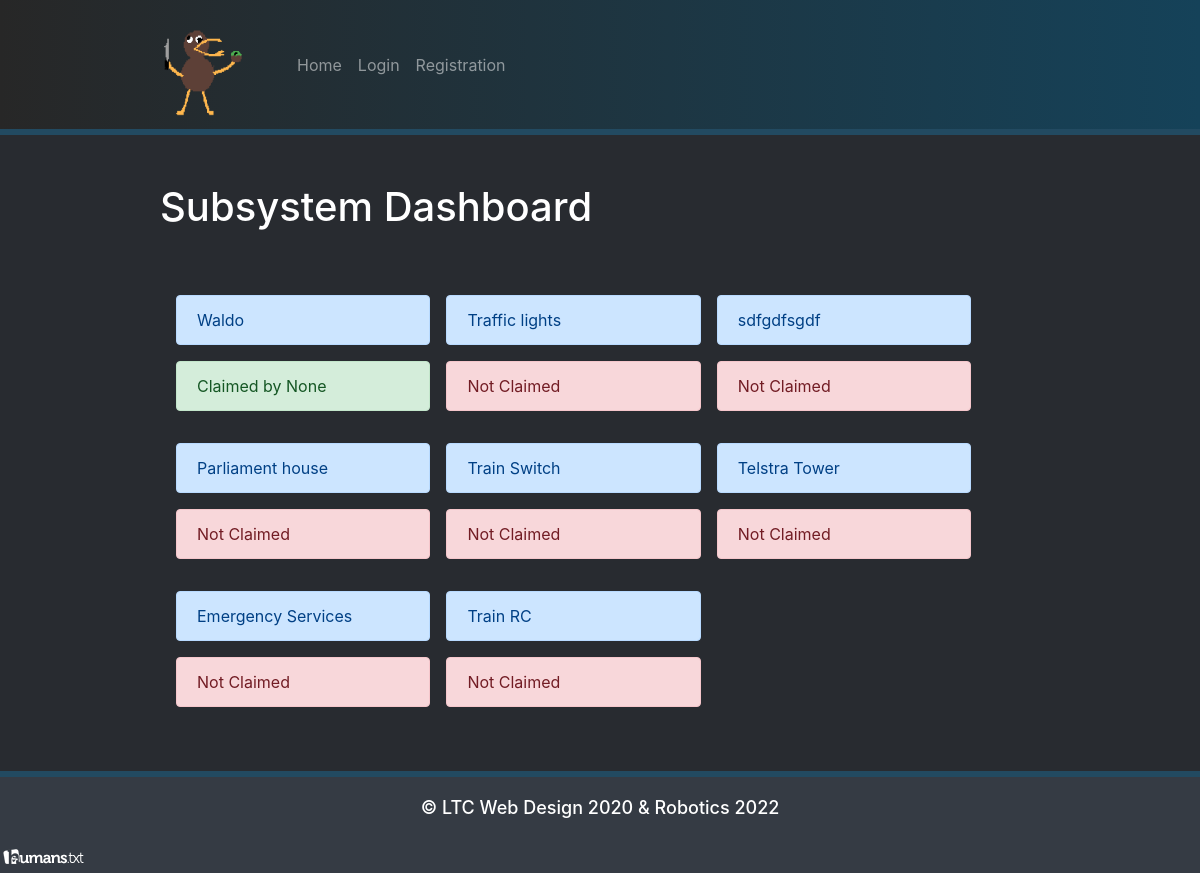
Before: /report/dashboard with the older database file.
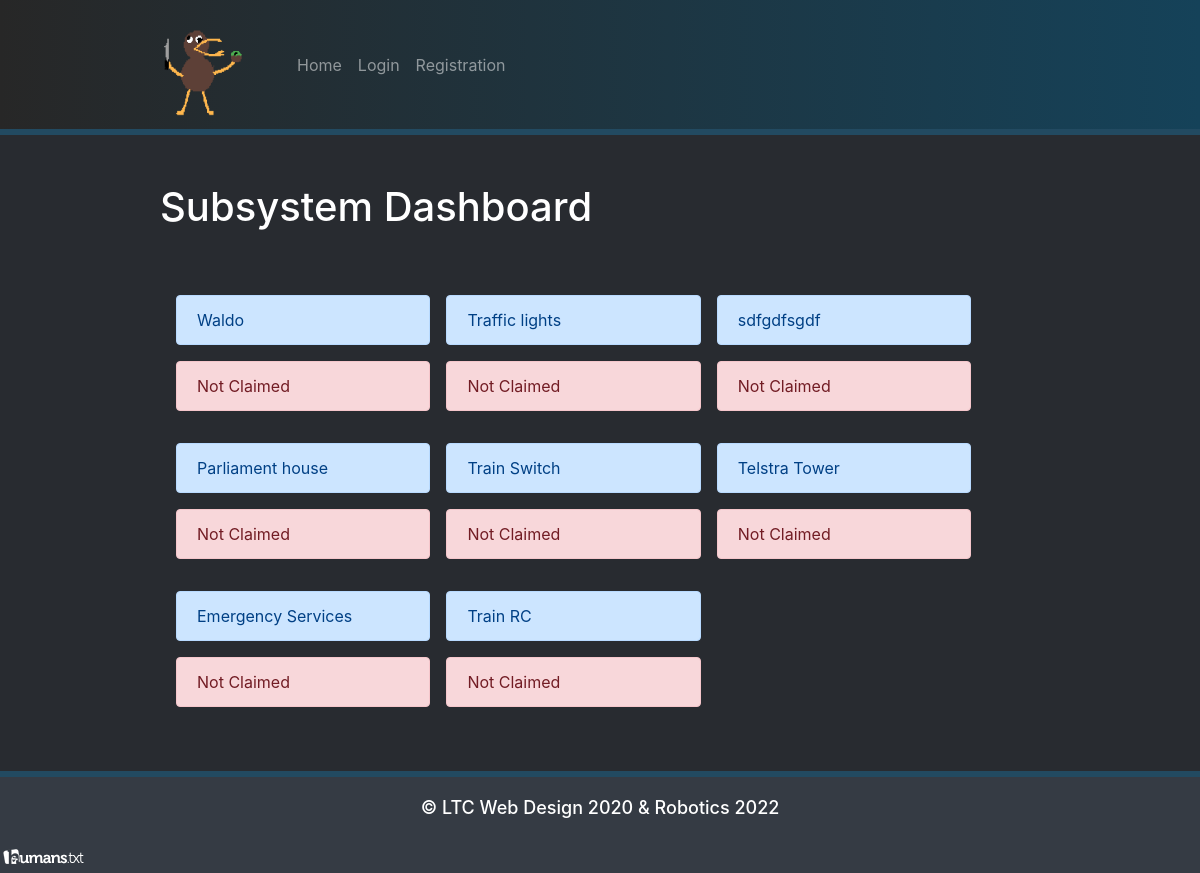
After: the same page with the newer database file.
### models.py (models this page shows, shortened)
class CTFSubSystems(db.Model):
    subsystemid = db.Column(db.Integer, primary_key=True)
    title = db.Column(db.String(64), index=True, unique=True)
    description = db.Column(db.String(256), index=True, unique=True)
    Owner = db.Column(db.String(64), index=True, unique=False)
    score = db.Column(db.Integer, index=True, unique=False)
    status = db.Column(db.Boolean, index=True, unique=False)
    Code = db.Column(db.String(11), index=True, unique=True)

### bp_game_management.py (the view)
@game_management_blueprint.route('/report/dashboard')
def dashboard():
    subsystems = text('select title, Owner, Status from ctf_sub_systems')
    result = db.engine.execute(subsystems)
    subsystem_list = []
    for row in result:
        subsystem_list.append(row)
    return render_template('dashboard.html', Title='Subsystem Dashboard', user=current_user, subsystems=subsystem_list)

### templates/dashboard.html (shortened to what this page needs)
{% extends 'base.html' %}
{% block header %}
    <link rel="stylesheet" href="/static/css/dashboard.css">
    <h1>{{ Title }}</h1>
{% endblock %}
{% block content %}
    <div class="grid-container">
        {% for module in subsystems %}
            <span>
            <div class="alert alert-primary"> {{ module[0] }}</div>
                {% if module[2] == None %}
                    <div class="alert alert-danger">Not Claimed</div>
                {% else %}
                    <div class="alert alert-success">Claimed by {{ module[1] }}</div>
                {% endif %}
            </span>
        {% endfor %}
    </div>
{% endblock %}

### templates/base.html (shortened to what this page needs)
<!DOCTYPE html>
<html lang="en">
<head>
    <link rel="stylesheet" href="/static/css/bootstrap.min.css">
</head>
<body style="background-color: #282b30">
<nav class="navbar navbar-expand-lg navbar-dark"
     style="background-image: linear-gradient(to right, #272727, #154259); padding-left: 150px"><a class="navbar-brand"
                                                                                                   href="/"><img
        src="/static/Attack_of_the_Kiwis.png" width="103" height="103" alt="Blackout Logo"></a>
    <div class="collapse navbar-collapse" id="navbarSupportedContent">
        <ul class="navbar-nav mr-auto">
            <li class="nav-item" style="padding-left: 20px"><a class="nav-link" href="/">Home <span class="sr-only">(current)</span></a>
            </li>
            {% if user.is_anonymous %}
                <li class="nav-item"><a class="nav-link" href="/login">Login</a></li>
                <li class="nav-item"><a class="nav-link" href="/registerUser">Registration</a></li>
            {% endif %}
        </ul>
    </div>
</nav>
<h1 style="border-top: #224a61 6px solid"></h1>
<section class="content" style="padding-left: 10em; padding-bottom: 2em;padding-right: 10em">
    <header>
        {% block header %}{% endblock %}
    </header>
    {% block content %}{% endblock %}
</section>
<footer style="padding-top: 20px; background-color: #353b44; border-top: 6px solid #224a61;">
    <h2 style="padding-bottom: 15px; text-align: center; font-size: 18px; color: white"> © LTC Web Design 2020 & Robotics 2022 </h2>
    <a href="/humans.txt"><img src="/static/humans.png" alt="HumansTXT Logo"></a>
</footer>
</body>
</html>

### static/css/dashboard.css (style rules this page uses)
.grid-container { display: grid; grid-template-columns: 30% 30% 30%; grid-gap: 1em; padding: 1em; }

### templates/base.html (style rules this page uses)
h1 { padding-bottom: 40px; color: white; }

Changed rows visible on the page:
changed CTFSubSystems "Waldo": Status False → empty (drawn); Owner "None" → (not shown); now shows "Not Claimed"
